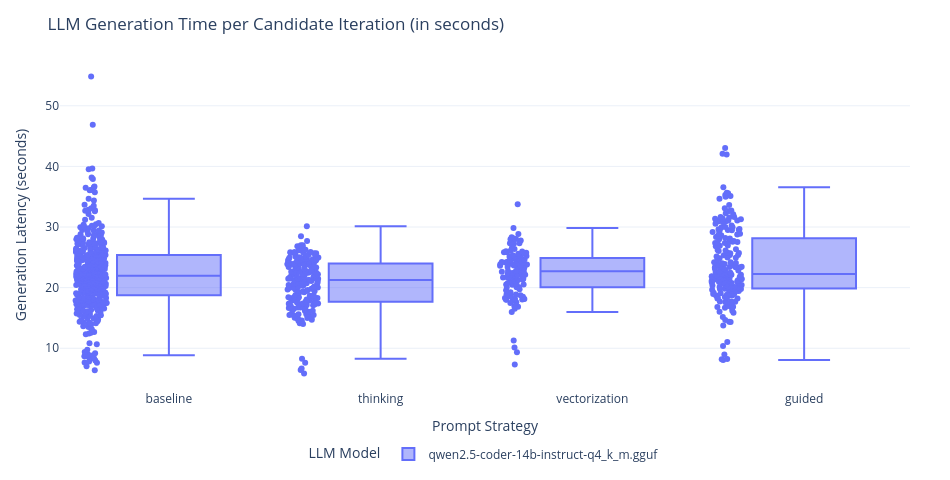

The cell this chart's notebook holds for it:
### Markdown cell above
## 7. LLM Code Generation Speed & Latency

### 📌 What this plot shows:
- Displays how long (in seconds) the LLM model took to generate Python code for each candidate algorithm iteration.

### 💡 How to read it:
- Measures LLM inference latency per iteration.
- Strategies like `thinking` usually have higher generation times because the model produces internal reasoning tokens before outputting code.

### Code cell
fig_gen = px.box(
    df_combined,
    x='prompt_strategy',
    y='llm_generation_time',
    color='llm_name',
    points='all',
    title='LLM Generation Time per Candidate Iteration (in seconds)',
    labels={'prompt_strategy': 'Prompt Strategy', 'llm_generation_time': 'Generation Latency (seconds)', 'llm_name': 'LLM Model'}
)
apply_clean_layout(fig_gen, height=480, width=950)
fig_gen.show()

### Figure 1 — Plotly figure (JSON) as saved in the notebook; plotly's stock layout.template omitted (floating-point values rounded to 4 significant figures; data arrays with more than 128 entries replaced by an {"elided": "..."} marker saying what was removed)
{"data": [{"alignmentgroup": "True", "boxpoints": "all", "hovertemplate": "LLM Model=qwen2.5-coder-14b-instruct-q4_k_m.gguf<br>Prompt Strategy=%{x}<br>Generation Latency (seconds)=%{y}<extra></extra>", "legendgroup": "qwen2.5-coder-14b-instruct-q4_k_m.gguf", "marker": {"color": "#636efa"}, "name": "qwen2.5-coder-14b-instruct-q4_k_m.gguf", "notched": false, "offsetgroup": "qwen2.5-coder-14b-instruct-q4_k_m.gguf", "orientation": "v", "showlegend": true, "type": "box", "x": {"elided": "918 str values"}, "x0": " ", "xaxis": "x", "y": {"elided": "918 float values"}, "y0": " ", "yaxis": "y"}], "layout": {"boxmode": "group", "height": 480, "legend": {"orientation": "h", "title": {"text": "LLM Model"}, "tracegroupgap": 0, "x": 0.5, "xanchor": "center", "y": -0.15, "yanchor": "top"}, "margin": {"b": 80, "l": 60, "r": 40, "t": 60}, "title": {"text": "LLM Generation Time per Candidate Iteration (in seconds)"}, "width": 950, "xaxis": {"anchor": "y", "domain": [0, 1], "title": {"text": "Prompt Strategy"}}, "yaxis": {"anchor": "x", "domain": [0, 1], "title": {"text": "Generation Latency (seconds)"}}}}
